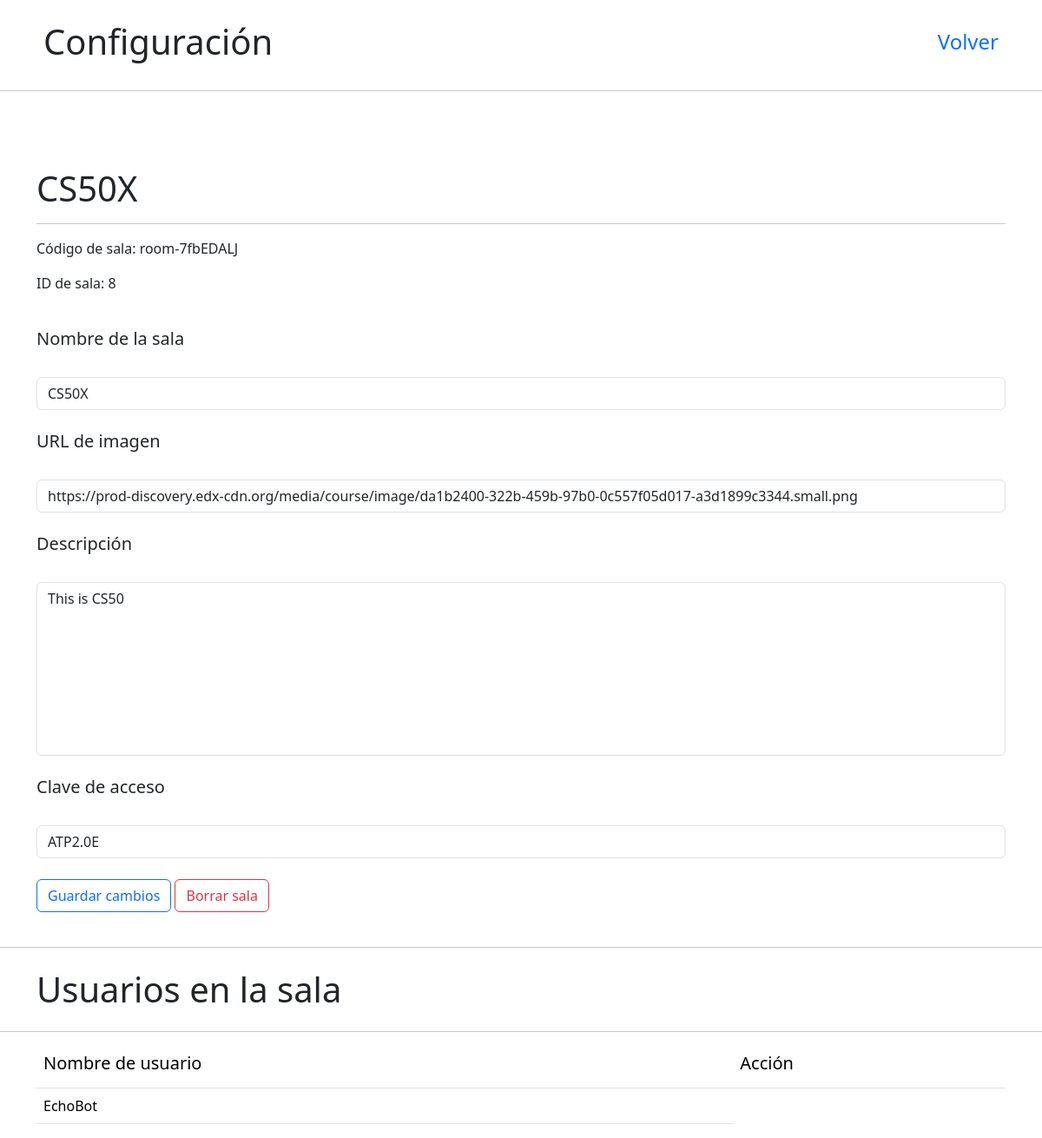
The app's page /edit/8 (signed in), older data.
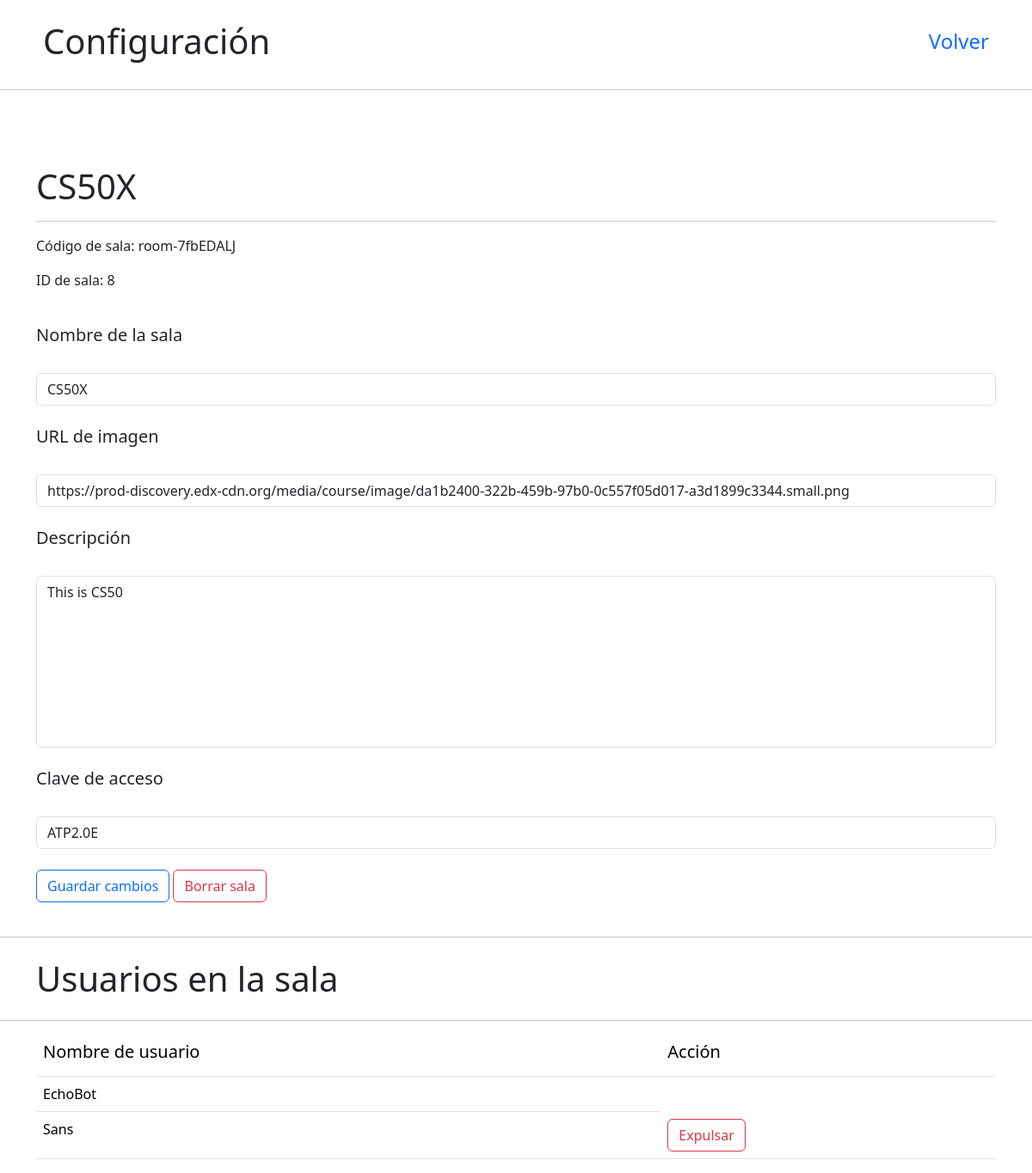
The same page, newer data.
### chats/models.py (models this page shows)
class CustomUser(AbstractUser):
    image = models.CharField(max_length=255, null=True, default='https://cdn0.iconfinder.com/data/icons/unigrid-flat-human-vol-2/90/011_101_anonymous_anonym_hacker_vendetta_user_human_avatar-512.png')
    biografia = models.TextField(default='Sin biografía.')
    def __str__(self) -> str:
        return self.username

### chats/views.py (the view, shortened to what this page needs)
# urls.py: path('edit/<int:id>', views.edit_room, name='edit'), # Configuración de sala
@login_required
def edit_room(request, id):
    room = get_object_or_404(Salas, id=id)
    message = ''
    relacion = SalasUsuarios.objects.filter(sala=id)
    members = [member.usuario for member in relacion]
    respaldo = ''
    return render(request, 'interfaces/configure_room.html', {
        'room' : room,
        'message' : message,
        'users' : members,
        'editar' : True
    })

### chats/templates/interfaces/configure_room.html (shortened to what this page needs)
{% extends 'layouts/main.html' %}
{% load static %}
{% block content %}
<div class="navbar mt-2">
    <div class="container d-flex">
        <h1 class="col-4 m-2">{% if editar %}Configuración{% else %}Información{% endif %}</h1>
        <div class="d-flex nav-items">
            <a href="{% url 'room' id=room.id %}"><h4 class="m-2">Volver</h4></a>
        </div>
    </div>
</div>
<hr>
<div class="container">
</div>
<br>
<div class="container">
    <br>
    <h1>{{ room.nombre }}</h1>
    <hr>
    <p>Código de sala: {{ room.codigo }}</p>
    <p>ID de sala: {{ room.id }}</p>
    {% if editar %}
        <form action="{% url 'edit' id=room.id %}" method="post">
            <br>
            <h5>Nombre de la sala</h5>
            <br>
            <input type="text" class="col-8 form-control" placeholder="Nombre de la sala" name="nombre" value="{{ room.nombre }}">
            <br>
            <h5>URL de imagen</h5>
            <br>
            <input type="text" class="col-8 form-control" placeholder="URL de imagen" name="imagen" value="{{ room.imagen }}">
            <br>
            <h5>Descripción</h5>
            <br>
            <textarea class="form-control" name="descripcion" id="" style="resize: none; height: 200px" placeholder="Descripción de la sala (Opcional)">{{ room.descripcion }}</textarea>
            <br>
            <h5>Clave de acceso</h5>
            <br>
            <input type="text" class="col-8 form-control" placeholder="Código de sala" name="password" value="{% if room.password %}{{ room.password }}{% endif %}">
            <br>
            <div class="">
                <button type="submit" class="btn btn-outline-primary">Guardar cambios</button>
                <button type="button" class="btn btn-outline-danger" data-bs-toggle="modal" data-bs-target="#staticBackdrop">
                    Borrar sala
                </button>
            </div>
        </form>
    {% else %}
    <br>
        <p>Creada por: {{ room.creador }}</p>
        <h4>Descripción</h4>
        <p>{{ room.descripcion }}</p>
        <a href="{% url 'deluser' room_id=room.id user_id=user.id %}"><button class="btn btn-outline-danger">Salir de la sala</button></a>
    {% endif %}
</div>
<br>
<hr>
<div class="container mt-4 d-flex">
    <div class="col-9">
        <h1>Usuarios en la sala</h1>
    </div>
</div>
<hr>
<div class="container">
    <table class="table custom-table">
        <thead>
            <tr>
                <th scope="col"><h5>Nombre de usuario</h5></th>
                {% if editar %}
                <th scope="col"><h5>Acción</h5></th>
                {% endif %}
            </tr>
        </thead>
        <tbody>
            {% for username in users %}
                <tr>
                    <td><a class="etiqueta-black" href="{% url 'profile' id=username.id %}">{{ username }}</a></td>
                    {% if not room.creador == username and editar and room.password %}
                        <td><a href="{% url 'deluser' room_id=room.id user_id=username.id %}"><button class="btn btn-outline-danger">Expulsar</button></a></td>
                    {% endif %}
                </tr>
            {% endfor %}
        </tbody>
    </table>
</div>
{% endblock %}

Row changes from the older to the newer data that the page shows:
added CustomUser: username "Sans", shows "Expulsar"
